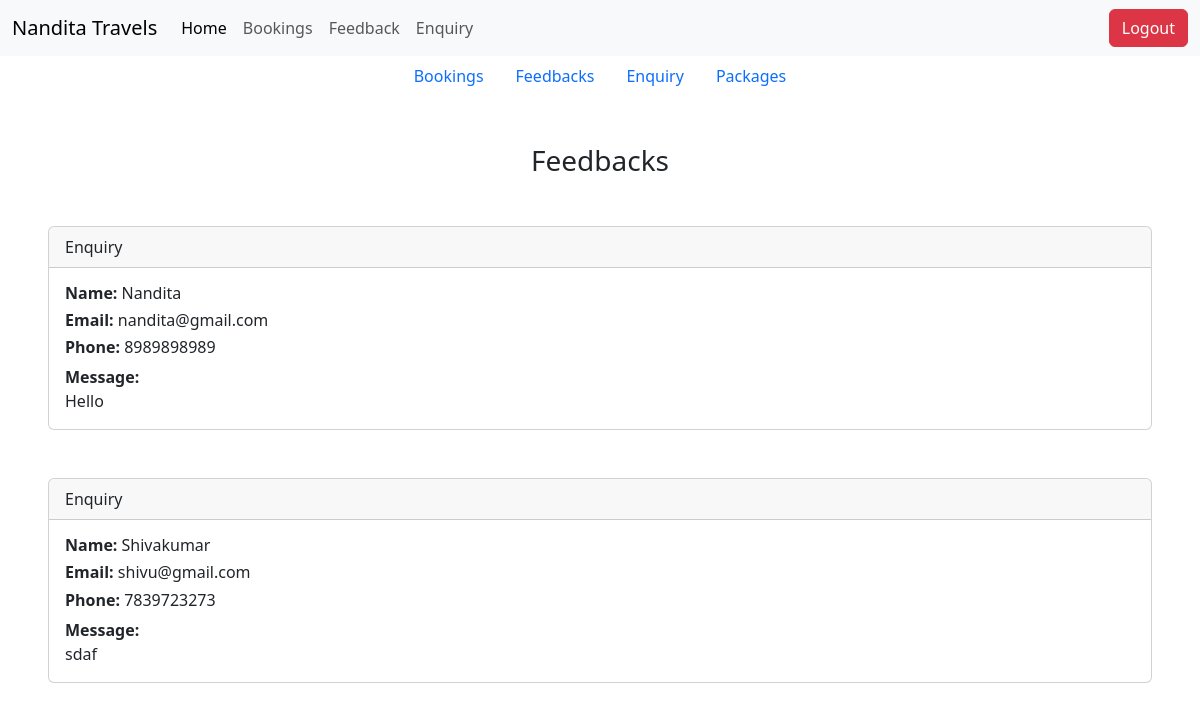
Page /dashenquiry/ (signed in) on the committed database.
### home/models.py (models this page shows, shortened)
class Enquiry(models.Model):
    name = models.CharField(max_length=100, blank=False)
    email = models.EmailField(blank=False)
    phone = models.CharField(max_length = 10, blank=False)
    message = models.TextField(blank = False)

### home/views.py (the view)
# urls.py: path('dashenquiry/', views.Dashenquiry, name='dashenquiry'),
def Dashenquiry(request):
    query = Enquiry.objects.all()
    return render(request, 'dashenquery.html', {'query': query})

### template/dashenquery.html
{% extends 'dash.html' %}
{%  block dash %}
<div class="h3 my-5 text-center">Feedbacks</div>
{% for i in query %}
<div class="card m-5">
    <div class="card-header">
      Enquiry
    </div>
    <div class="card-body">
      <h6 class="card-title"><b>Name: </b> {{i.name}}</h6>
      <h6 class="card-title"><b>Email: </b> {{i.email}}</h6>
      <h6 class="card-title"><b>Phone: </b> {{i.phone}}</h6>
      <p class="card-text"><b>Message: <br></b>{{i.message}}</p>
    </div>
  </div>
  {% endfor %}
{% endblock %}

### rows in the picture
Enquiry: name "Nandita", email "nandita@gmail.com", phone "8989898989", message "Hello"
Enquiry: name "Shivakumar", email "shivu@gmail.com", phone "7839723273", message "sdaf"
